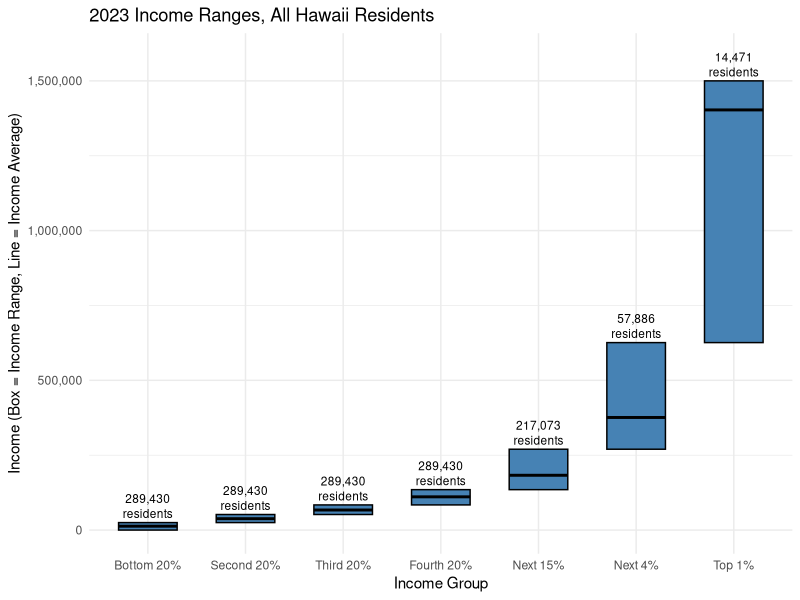
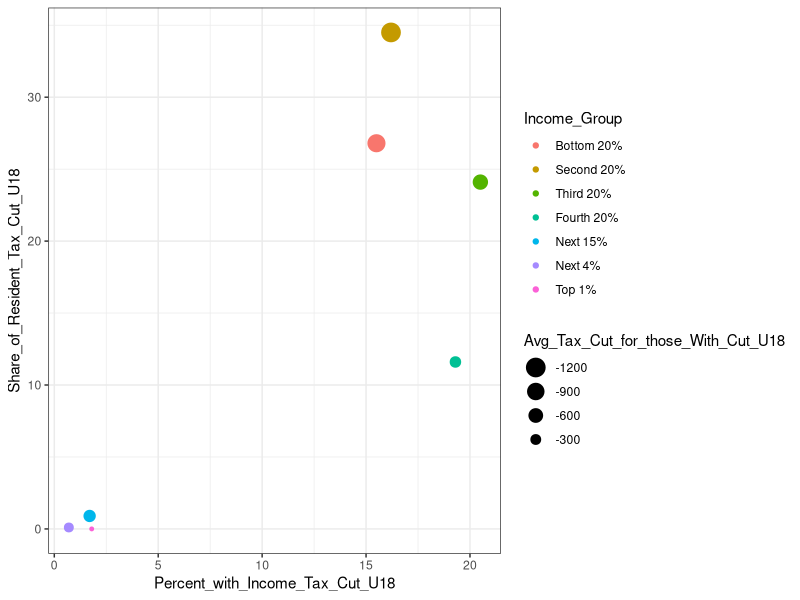

Generate these figures, in order, with R:
## ---- chunk 1
knitr::opts_chunk$set(echo = TRUE)
library(ggplot2)
library(tidyverse)
options(scipen = 99)
## ---- chunk 2
income_data <- data.frame(
  Income_Group = c("Bottom 20%", "Second 20%", "Third 20%", "Fourth 20%", "Next 15%", "Next 4%", "Top 1%"),
  Income_Range_Start = c(0, 25000, 52000, 84000, 135000, 270000, 626000),
  Income_Range_End = c(25000, 52000, 84000, 135000, 270000, 626000, 1500000),
  Average_Income = c(13000, 38000, 67000, 111000, 183000, 376000, 1403000),
  Population = c(289430, 289430, 289430, 289430, 217073, 57886, 14471),
  Tax_Change_as_Percent_of_Income_U18 = c(-1.19, -0.51, -0.20, -0.06, 0.00, 0.00, 0.00),
  Average_Tax_Change_U18 = c(-152, -194, -136, -66, -7, -2, -2),
  Percent_with_Income_Tax_Cut_U18 = c(15.5, 16.2, 20.5, 19.3, 1.7, 0.7, 1.8),
  Avg_Tax_Cut_for_those_With_Cut_U18 = c(-979, -1200, -662, -340, -399, -252, -130),
  Share_of_Resident_Tax_Cut_U18 = c(26.8, 34.5, 24.1, 11.6, 0.9, 0.1, 0.0)
)
## ---- chunk 3
# Convert "Income" to a factor with the desired order
income_data$Income_Group <- factor(income_data$Income_Group, levels = c("Bottom 20%", "Second 20%", "Third 20%", "Fourth 20%", "Next 15%", "Next 4%", "Top 1%"))
## ---- chunk 4

# Create the visualization using ggplot
ggplot(income_data, aes(x = Income_Group, y = Income_Range_End)) +
  geom_boxplot(aes(ymin = Income_Range_Start, lower = Income_Range_Start, 
                   middle = Average_Income, upper = Income_Range_End, ymax = Income_Range_End),
               stat = "identity", width = 0.6, position = position_dodge(width = 0.8),
               color = "black", fill = "steelblue") +
  labs(x = "Income Group", y = "Income (Box = Income Range, Line = Income Average)",
       title = "2023 Income Ranges, All Hawaii Residents") +
  theme_minimal() +
  scale_y_continuous(labels = scales::comma) +
  geom_text(aes(label = scales::comma_format()(Population), y = Income_Range_End + 80000), 
            color = "black", size = 3, nudge_y = 100) + 
  geom_text(aes(label = "residents", y = Income_Range_End + 30000),
            color = "black", size = 3) 
## ---- chunk 5
ggplot(income_data, aes(y = Share_of_Resident_Tax_Cut_U18, color = Income_Group, x = Percent_with_Income_Tax_Cut_U18, size = Avg_Tax_Cut_for_those_With_Cut_U18)) +
  geom_point() +
  theme_bw() +
  scale_size_continuous(trans = "reverse")
